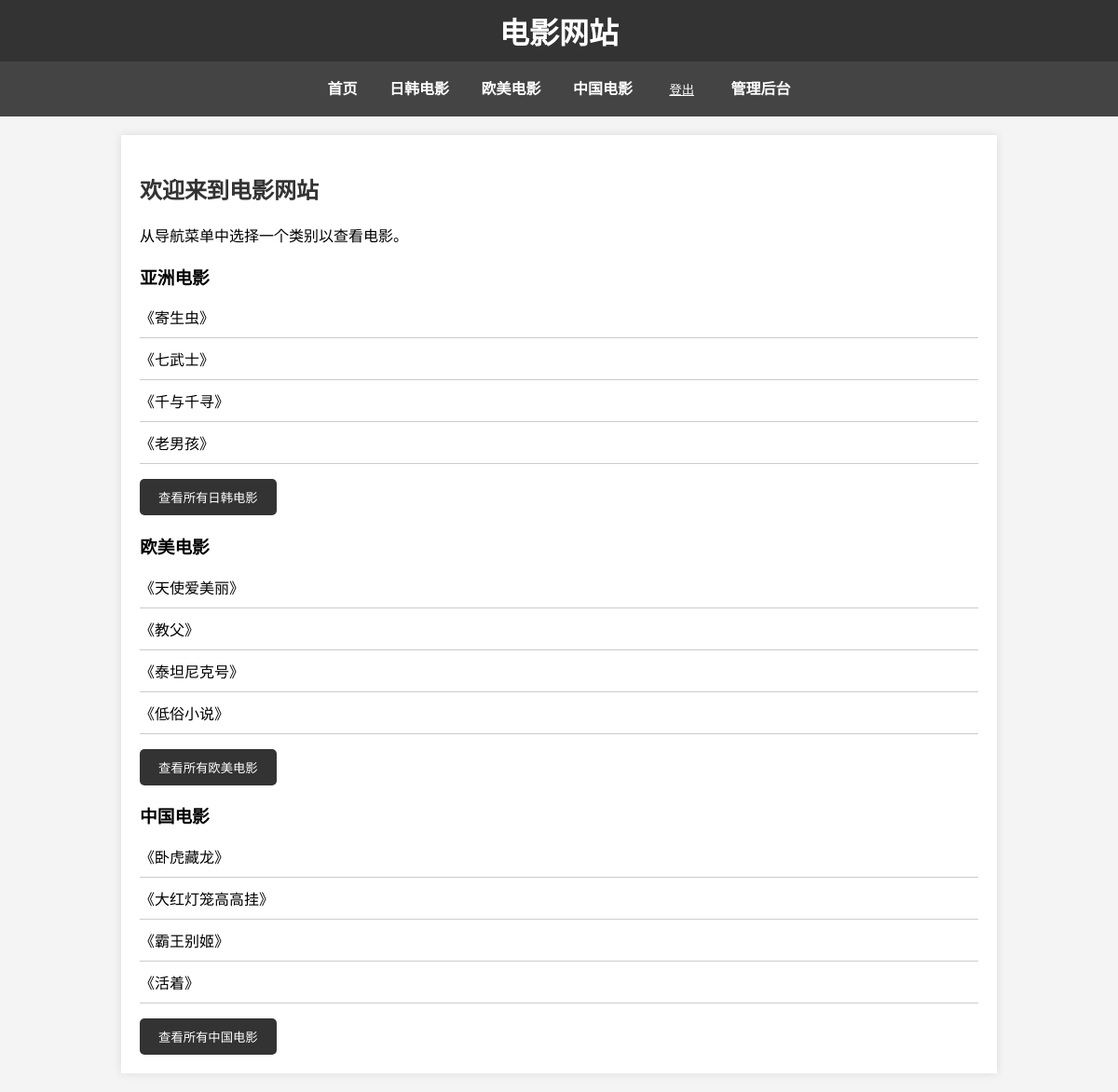
Screenshot of / (signed in) with the database file from the repository.
### movies/models.py (models this page shows, shortened)
class Movie(models.Model):
    REGION_CHOICES = [
        ('Asia', '日韩'),
        ('Europe', '欧美'),
        ('China', '中国'),
    ]
    title = models.CharField(max_length=100)
    release_year = models.IntegerField()
    genre = models.CharField(max_length=50)
    description = models.TextField()
    poster = models.ImageField(upload_to='posters/')
    region = models.CharField(max_length=10, choices=REGION_CHOICES, default='Asia')

### movies/views.py (the view)
# urls.py: path('', movie_views.home, name='home'),
@login_required
def home(request):
    asia_movies = Movie.objects.filter(region='Asia')
    europe_movies = Movie.objects.filter(region='Europe')
    china_movies = Movie.objects.filter(region='China')
    context = {
        'asia_movies': asia_movies,
        'europe_movies': europe_movies,
        'china_movies': china_movies,
    }
    return render(request, 'movies/home.html', context)

### movies/templates/movies/home.html (shortened to what this page needs)
{% extends "movies/base.html" %}
{% block content %}
<h2>欢迎来到电影网站</h2>
<p>从导航菜单中选择一个类别以查看电影。</p>
<h3>亚洲电影</h3>
<ul>
    {% for movie in asia_movies %}
        <li>{{ movie.title }}</li>
    {% endfor %}
</ul>
<form action="{% url 'asia_movies' %}" method="get">
    <button type="submit">查看所有日韩电影</button>
</form>
<h3>欧美电影</h3>
<ul>
    {% for movie in europe_movies %}
        <li>{{ movie.title }}</li>
    {% endfor %}
</ul>
<form action="{% url 'europe_movies' %}" method="get">
    <button type="submit">查看所有欧美电影</button>
</form>
<h3>中国电影</h3>
<ul>
    {% for movie in china_movies %}
        <li>{{ movie.title }}</li>
    {% endfor %}
</ul>
<form action="{% url 'china_movies' %}" method="get">
    <button type="submit">查看所有中国电影</button>
</form>
{% endblock %}

### movies/static/movies/style.css (style rules this page uses)
body { font-family: Arial, sans-serif; background-color: #f4f4f4; margin: 0; padding: 0; }
h2 { color: #333; }
ul { list-style: none; padding: 0; }
li { border-bottom: 1px solid #ccc; margin-bottom: 10px; padding-bottom: 10px; }
form { margin-top: 10px; }
form button { padding: 10px 20px; background-color: #333; color: #fff; border: none; cursor: pointer; border-radius: 5px; }

### rows the page displays
Movie: title "《寄生虫》"
Movie: title "《七武士》"
Movie: title "《千与千寻》"
Movie: title "《老男孩》"
Movie: title "《天使爱美丽》"
Movie: title "《教父》"
Movie: title "《泰坦尼克号》"
Movie: title "《低俗小说》"
Movie: title "《卧虎藏龙》"
Movie: title "《大红灯笼高高挂》"
Movie: title "《霸王别姬》"
Movie: title "《活着》"
